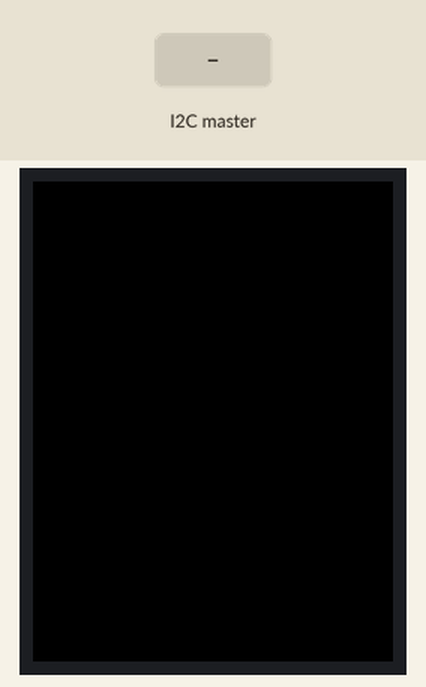
Simulated run of this sketch. Board: Arduino Uno, built with avr-gcc and run on an emulated ATmega328P. Shown: 240×320 colour display. Inputs (shaded band) come from the test bench. What the sketch prints to the serial monitor is not drawn.

Above: at 1.4 s.
1.5 s: the I2C master sends the byte 9
At 1.9 s:
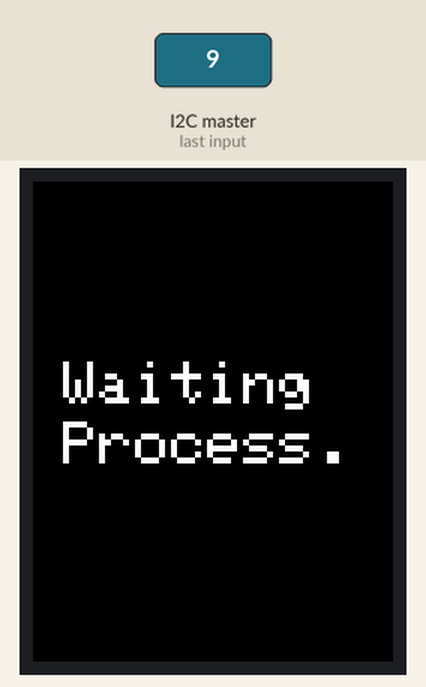
3.0 s: the I2C master sends the byte 8
At 4.2 s:
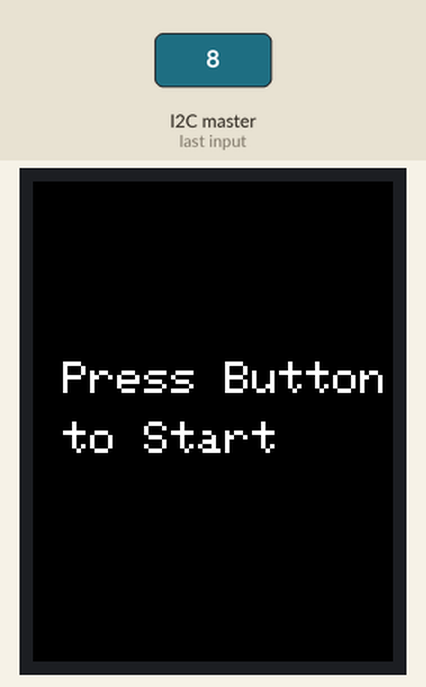
4.5 s: the I2C master sends the byte 7
At 5.4 s:
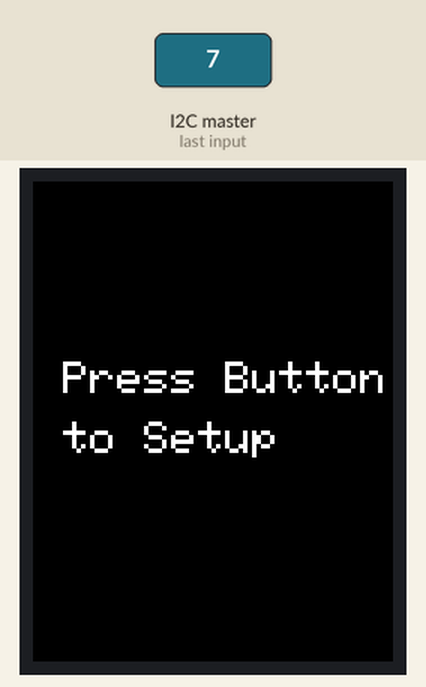
6.0 s: the I2C master sends the byte 6
At 6.5 s:
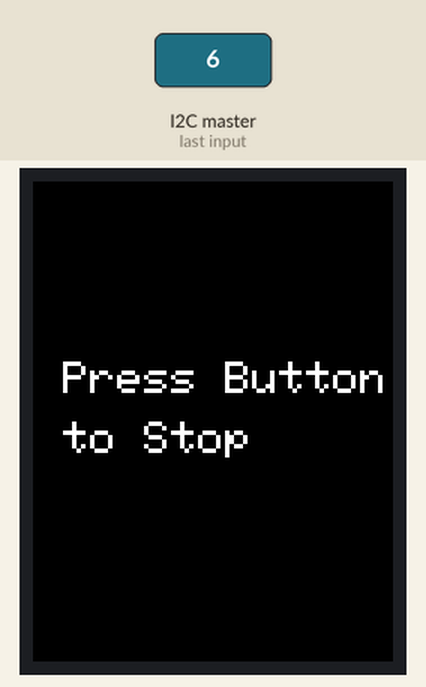
7.5 s: the I2C master sends the byte 3
At 8.5 s:
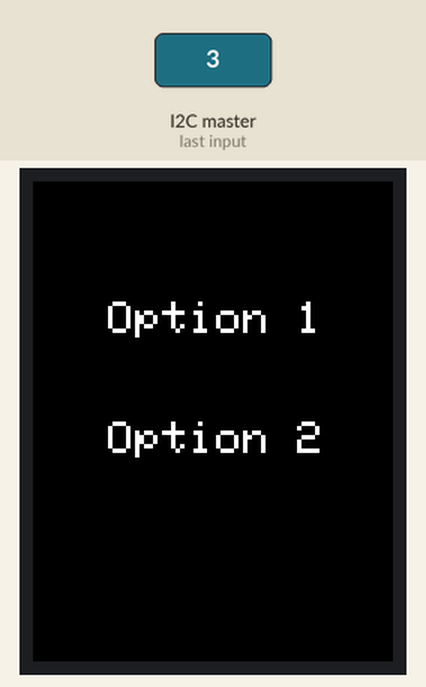
9.1 s: the I2C master sends the byte 1
At 9.9 s:
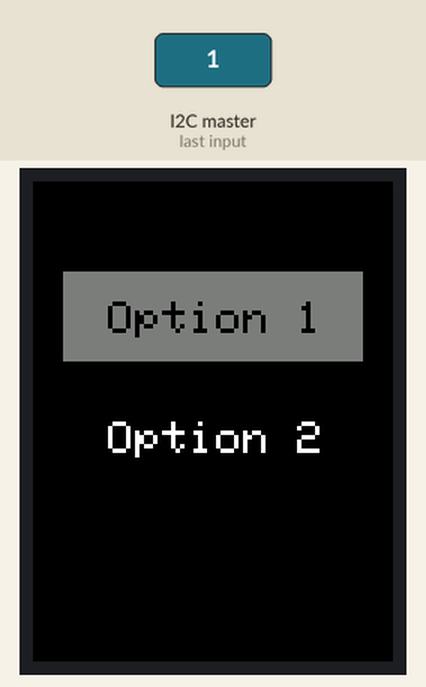
Timing chart, 0 to 11.8 s (numbered marks = the images above; inputs shaded):
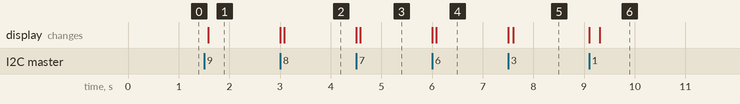

The sketch:

tft_slavev2_2_06042024.ino
```cpp
#include <MCUFRIEND_kbv.h>
#include <Adafruit_GFX.h> // Core graphics library

#include <Wire.h>

// Define Slave I2C Address
#define SLAVE_ADDR 5

// Define Slave answer size
#define ANSWERSIZE 3

// Define string with response to Master

#define LCD_RESET 1 // Can alternately just connect to Arduino's reset pin
#define LCD_CS A3 // Chip Select goes to Analog 3
#define LCD_CD A2 // Command/Data goes to Analog 2
#define LCD_WR A1 // LCD Write goes to Analog 1
#define LCD_RD A0 // LCD Read goes to Analog 0

// Assign human-readable names to some common 16-bit color values:
#define BLACK 0x0000
#define BLUE 0x001F
#define RED 0xF800
#define GREEN 0x07E0
#define CYAN 0x07FF
#define MAGENTA 0xF81F
#define YELLOW 0xFFE0
#define WHITE 0xFFFF
#define DARKGREY 0x7BEF  // You can adjust this for contrast

// resolution is around 300 * 280

MCUFRIEND_kbv tft;

String read_but = "";

bool menuShown = false;

int currentOption = 0; // start with Option 1

void showMenu() {
  tft.fillScreen(BLACK);
  tft.setTextSize(3);

  int buttonWidth = 200;
  int buttonHeight = 60;
  int spacing = 20;

  int x = (240 - buttonWidth) / 2;
  int topY = 60;
  int bottomY = topY + buttonHeight + spacing;

  // Draw Option 1
  if (currentOption == 1) {
    tft.fillRect(x, topY, buttonWidth, buttonHeight, DARKGREY);
    tft.setTextColor(BLACK);
  } else {
    tft.fillRect(x, topY, buttonWidth, buttonHeight, BLACK);
    tft.setTextColor(WHITE);
  }
  tft.setCursor(x + 30, topY + 20);
  tft.print("Option 1");

  // Draw Option 2
  if (currentOption == 2) {
    tft.fillRect(x, bottomY, buttonWidth, buttonHeight, DARKGREY);
    tft.setTextColor(BLACK);
  } else {
    tft.fillRect(x, bottomY, buttonWidth, buttonHeight, BLACK);
    tft.setTextColor(WHITE);
  }
  tft.setCursor(x + 30, bottomY + 20);
  tft.print("Option 2");
}

// Call this function to change the selection and update the UI
void highlightOption(int to) {
  if (to != currentOption) {
    currentOption = to;
    showMenu(); // Redraw menu with updated highlight
  }
}


void receiveEvent() {

  // Read while data received
  byte x;
  while (0 < Wire.available()) {
    x = Wire.read();
  }
  read_but = String(x);
  // Print to Serial Monitor
  Serial.println("Receive event");
  Serial.println("x : "+String(x));


  if(read_but == "9"){
    tft.fillScreen(BLACK);
    tft.setTextColor(WHITE);
    tft.setTextSize(4);
    tft.setCursor(20, 120);
    tft.print("Waiting");
    tft.setCursor(20, 160);
    tft.print("Process.");
  }
  else if(read_but == "8"){
    tft.fillScreen(BLACK);
    tft.setTextColor(WHITE);
    tft.setTextSize(3);
    tft.setCursor(20, 120);
    tft.print("Press Button");
    tft.setCursor(20, 160);
    tft.print("to Start");
  }
  else if(read_but == "7"){
    tft.fillScreen(BLACK);
    tft.setTextColor(WHITE);
    tft.setTextSize(3);
    tft.setCursor(20, 120);
    tft.print("Press Button");
    tft.setCursor(20, 160);
    tft.print("to Setup");
  }
  else if(read_but == "6"){
    tft.fillScreen(BLACK);
    tft.setTextColor(WHITE);
    tft.setTextSize(3);
    tft.setCursor(20, 120);
    tft.print("Press Button");
    tft.setCursor(20, 160);
    tft.print("to Stop");
  }
  else if(read_but == "3"){
    menuShown = true;
  }
  else if(read_but == "4"){
    menuShown = false;
  }

  if (menuShown) {
    showMenu();      // Display menu once

    if (read_but == "1") {
      highlightOption(1); // Highlight Option 1
    } else if (read_but == "2") {
      highlightOption(2); // Highlight Option 2
    }
  }


  read_but = "0";

}

void requestEvent() {

  // Setup byte variable in the correct size
  byte response[ANSWERSIZE];
  String answer = String("0");
  // Format answer as array
  for (byte i=0;i<ANSWERSIZE;i++) {
     response[i] = (byte)answer.charAt(i);
  }

  // Send response back to Master
  Wire.write(response,sizeof(response));

  // Print to Serial Monitor
  Serial.println("Request event");
}


void setup(void) {

  // Initialize I2C communications as Slave
  Wire.begin(SLAVE_ADDR);

  Serial.begin(9600);
  Serial.println(F("TFT LCD test"));

  tft.reset();

  //Function to run when data requested from master
  Wire.onRequest(requestEvent);
  //Function to run when data received from master
  Wire.onReceive(receiveEvent);

  uint16_t identifier = tft.readID();
  tft.begin(identifier);
  tft.fillScreen(BLACK);
  tft.setRotation(2);
  // tft.setTextColor(WHITE);
  // tft.setTextSize(6);
  // Set up Timer1 interrupt

}

void loop(void) {
  //nothing in loop
  //delay(10);
}
```

Measured:
- after the input at 1.5 s, the display: changes after 0.08 s (image 1)
- after the input at 3.0 s, the display: first changes at once (image 2 shows a later state)
- after the input at 4.5 s, the display: first changes at once (image 3 shows a later state)
- after the input at 6.0 s, the display: first changes at once (image 4 shows a later state)
- after the input at 7.5 s, the display: first changes at once (image 5 shows a later state)
- after the input at 9.1 s, the display: first changes at once (image 6 shows a later state)
